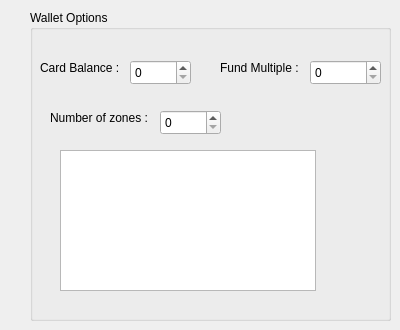
       <widget class="QWidget" name="page_3">
        <widget class="QGroupBox" name="groupBox_walletOptions">
         <property name="geometry">
          <rect>
           <x>30</x>
           <y>10</y>
           <width>361</width>
           <height>311</height>
          </rect>
         </property>
         <property name="title">
          <string>Wallet Options</string>
         </property>
         <widget class="QSpinBox" name="spinBox_cardBalance">
          <property name="geometry">
           <rect>
            <x>100</x>
            <y>50</y>
            <width>61</width>
            <height>25</height>
           </rect>
          </property>
         </widget>
         <widget class="QLabel" name="label_11">
          <property name="geometry">
           <rect>
            <x>10</x>
            <y>50</y>
            <width>81</width>
            <height>16</height>
           </rect>
          </property>
          <property name="text">
           <string>Card Balance :</string>
          </property>
         </widget>
         <widget class="QLabel" name="label_38">
          <property name="geometry">
           <rect>
            <x>190</x>
            <y>50</y>
            <width>91</width>
            <height>16</height>
           </rect>
          </property>
          <property name="text">
           <string>Fund Multiple :</string>
          </property>
         </widget>
         <widget class="QSpinBox" name="spinBox">
          <property name="geometry">
           <rect>
            <x>280</x>
            <y>50</y>
            <width>71</width>
            <height>25</height>
           </rect>
          </property>
         </widget>
         <widget class="QTableWidget" name="tableWidget_walletZones">
          <property name="geometry">
           <rect>
            <x>30</x>
            <y>140</y>
            <width>256</width>
            <height>141</height>
           </rect>
          </property>
         </widget>
         <widget class="QLabel" name="label_56">
          <property name="geometry">
           <rect>
            <x>20</x>
            <y>100</y>
            <width>111</width>
            <height>16</height>
           </rect>
          </property>
          <property name="text">
           <string>Number of zones :</string>
          </property>
         </widget>
         <widget class="QSpinBox" name="spinBox_wallet_zones">
          <property name="geometry">
           <rect>
            <x>130</x>
            <y>100</y>
            <width>61</width>
            <height>25</height>
           </rect>
          </property>
         </widget>
        </widget>
       </widget>
